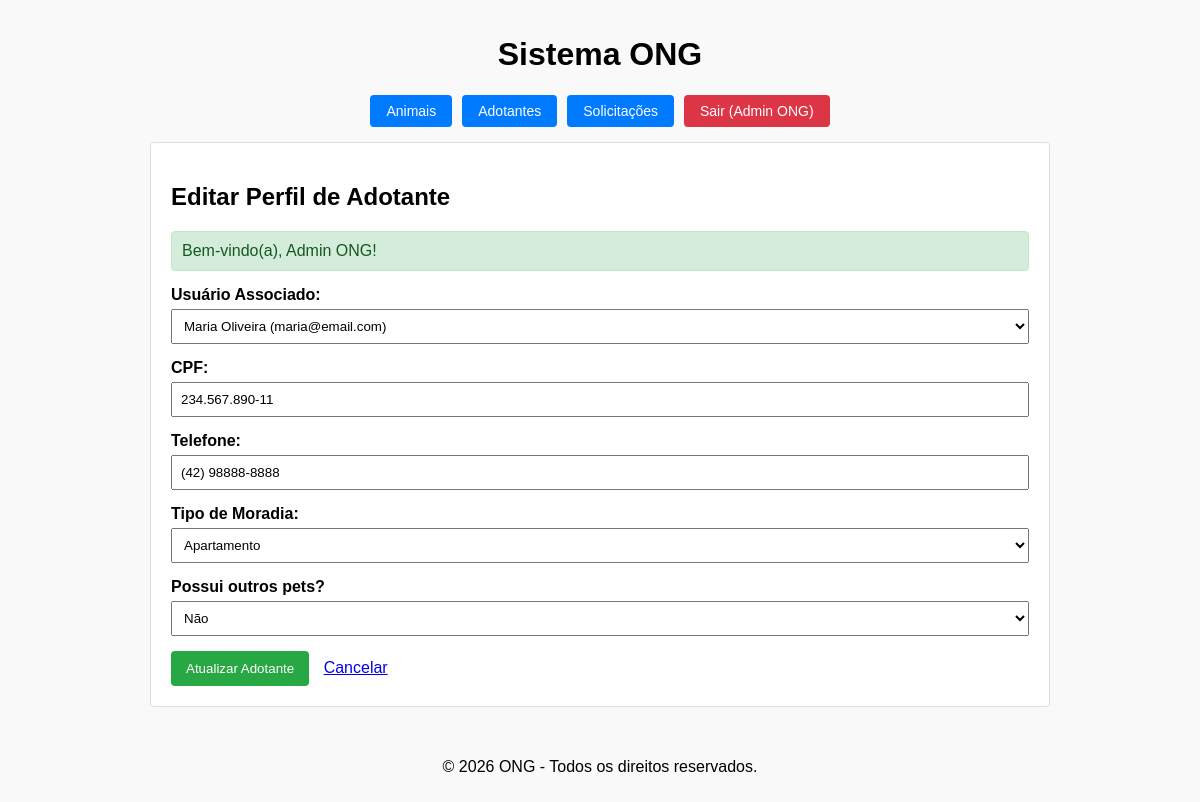
The page /adotantes/editar?id=3 (signed in) on the database its author committed.
### tables this page shows
CREATE TABLE adotantes_perfis (
    id INT AUTO_INCREMENT PRIMARY KEY,
    usuario_id INT NOT NULL,
    cpf VARCHAR(14) NOT NULL UNIQUE,
    telefone VARCHAR(20) NOT NULL,
    tipo_moradia ENUM('Casa', 'Apartamento', 'Chácara') NOT NULL,
    tem_outros_pets TINYINT(1) DEFAULT 0,
    FOREIGN KEY (usuario_id) REFERENCES usuarios(id) ON DELETE CASCADE
);

CREATE TABLE usuarios (
    id INT AUTO_INCREMENT PRIMARY KEY,
    nome VARCHAR(100) NOT NULL,
    email VARCHAR(100) NOT NULL UNIQUE,
    senha VARCHAR(255) NOT NULL,
    tipo ENUM('admin', 'adotante') NOT NULL DEFAULT 'adotante'
);

### app/Controllers/AdotanteController.php (called while the page is built, shortened)
<?php
class AdotanteController
{
    private Adotante $adotanteModel;
    public function __construct()
    {
        $this->adotanteModel = new Adotante();
    }
    public function form(): void
    {
        $id = (int) ($_GET['id'] ?? 0);
        $adotante = null;
        if ($id > 0) {
            $adotante = $this->adotanteModel->findByID($id);
        }
        $usuarios = $this->adotanteModel->buscarUsuarios();
        require_once __DIR__ . '/../Views/adotantes/form.php';
    }
}

### app/Models/Model.php (called while the page is built, shortened)
<?php
abstract class Model
{
    public function __construct()
    {
        $database = new Database();
        $this->db = $database->getConnection();
    }
}

### config/Database.php (called while the page is built, shortened)
<?php
class database
{
    private string $host = 'db';
    private string $database = 'ong_adocao';
    private string $user = 'root';
    private string $password = 'root';
    public function getConnection(): PDO
    {
        $dsn = "mysql:host={$this->host}; dbname={$this->database}; charset=utf8mb4";
        return new PDO($dsn, $this->user, $this->password, [
            PDO::ATTR_ERRMODE => PDO::ERRMODE_EXCEPTION,
            PDO::ATTR_DEFAULT_FETCH_MODE => PDO::FETCH_ASSOC
        ]);
    }
}

### app/Models/Adotante.php (called while the page is built, shortened)
<?php
class Adotante extends Model
{
    public function findByID(int $id): ?array
    {
        $query = $this->db->prepare(
            "SELECT ap.*, u.nome AS usuario_nome, u.email AS usuario_email
             FROM adotantes_perfis ap
             JOIN usuarios u ON ap.usuario_id = u.id
             WHERE ap.id = :id"
        );
        $query->execute(['id' => $id]);
        return $query->fetch() ?: null;
    }
    public function buscarUsuarios(): array
    {
        $query = $this->db->query("SELECT id, nome, email, tipo FROM usuarios ORDER BY nome ASC");
        return $query->fetchAll();
    }
}

### app/Views/adotantes/form.php (the view, shortened to what this page needs)
<?php require_once __DIR__ . '/../layouts/header.php'; ?>
<?php
$editando = isset($adotante) && $adotante !== null;
?>
<h2><?= $editando ? 'Editar Perfil de Adotante' : 'Cadastrar Perfil de Adotante' ?></h2>
<?php require_once __DIR__ . '/../includes/feedback.php'; ?>
<form
    action="<?= $editando ? '/adotantes/atualizar' : '/adotantes/salvar' ?>"
    method="POST"
>
    <div class="campo">
        <label for="usuario_id">Usuário Associado:</label>
        <select
            id="usuario_id"
            name="usuario_id"
            style="width: 100%; padding: 8px; box-sizing: border-box;"
            required
        >
            <?php if (!empty($usuarios)): ?>
                <?php foreach ($usuarios as $usuario): ?>
                    <option
                        value="<?= htmlspecialchars($usuario['id']) ?>"
                        <?= ($adotante['usuario_id'] ?? '') == $usuario['id'] ? 'selected' : '' ?>
                    >
                        <?= htmlspecialchars($usuario['nome']) ?>
                        (<?= htmlspecialchars($usuario['email']) ?>)
                    </option>
                <?php endforeach; ?>
            <?php endif; ?>
        </select>
    </div>
    <div class="campo">
        <label for="cpf">CPF:</label>
        <input
            type="text"
            id="cpf"
            name="cpf"
            placeholder="000.000.000-00"
            maxlength="14"
            value="<?= htmlspecialchars($adotante['cpf'] ?? '') ?>"
            required
        >
    </div>
    <div class="campo">
        <label for="telefone">Telefone:</label>
        <input
            type="text"
            id="telefone"
            name="telefone"
            placeholder="(00) 00000-0000"
            maxlength="20"
            value="<?= htmlspecialchars($adotante['telefone'] ?? '') ?>"
            required
        >
    </div>
    <div class="campo">
        <label for="tipo_moradia">Tipo de Moradia:</label>
        <select
            id="tipo_moradia"
            name="tipo_moradia"
            style="width: 100%; padding: 8px; box-sizing: border-box;"
            required
        >
            <option
                value="Apartamento"
                <?= ($adotante['tipo_moradia'] ?? '') === 'Apartamento' ? 'selected' : '' ?>
            >
                Apartamento
            </option>
        </select>
    </div>
    <div class="campo">
        <label for="tem_outros_pets">Possui outros pets?</label>
        <select
            id="tem_outros_pets"
            name="tem_outros_pets"
            style="width: 100%; padding: 8px; box-sizing: border-box;"
        >
            <option
                value="0"
                <?= ($adotante['tem_outros_pets'] ?? 0) == 0 ? 'selected' : '' ?>
            >
                Não
            </option>
        </select>
    </div>
    <button type="submit">
        <?= $editando ? 'Atualizar Adotante' : 'Salvar Adotante' ?>
    </button>
    <a href="/adotantes" style="margin-left: 10px;">
        Cancelar
    </a>
</form>
<?php require_once __DIR__ . '/../layouts/footer.php'; ?>

### public/css/style.css (style rules this page uses)
body { font-family: Arial, sans-serif; margin: 0; padding: 0; display: flex; flex-direction: column; align-items: center; min-height: 100vh; background-color: #f9f9f9; }
.campo { margin-bottom: 15px; }
label { display: block; margin-bottom: 5px; font-weight: bold; }
input, select, textarea { width: 100%; padding: 8px; box-sizing: border-box; }
button { padding: 10px 15px; background-color: #28a745; color: white; border: none; border-radius: 4px; cursor: pointer; }

### rows shown on the page
adotantes_perfis: usuario_id "Maria Oliveira (maria@email.com)", cpf "234.567.890-11", telefone "(42) 98888-8888", tipo_moradia "Apartamento", tem_outros_pets "Não"

### other values the page prints
$_SESSION['usuario']['nome'] "Admin ONG"
$mensagem "Bem-vindo(a), Admin ONG!"
